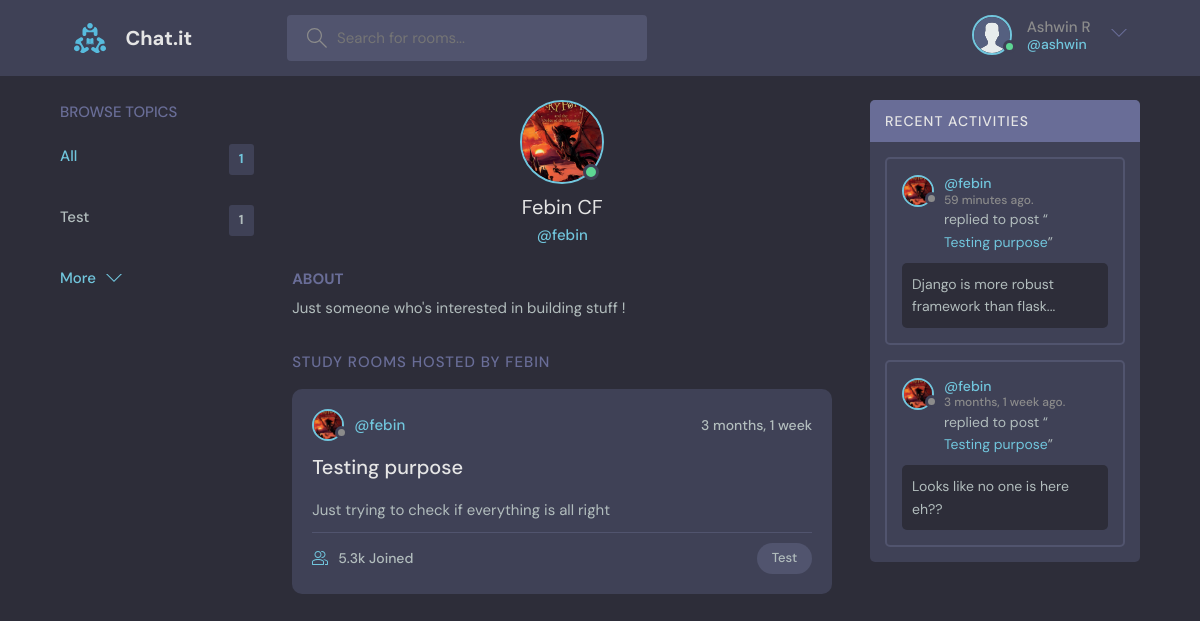
Page /profile/1/ (signed in) on the committed database.
### room/models.py (models this page shows, shortened)
class User(AbstractUser):
    name = models.CharField(max_length=64)
    email = models.EmailField(unique=True)
    bio = models.TextField(null=True)
    avatar = models.ImageField(null=True, default='avatar.svg')
    USERNAME_FIELD = 'email'
    REQUIRED_FIELDS = []

class Topic(models.Model):
    name = models.CharField(max_length=64)

class Room(models.Model):
    name = models.CharField(max_length=200)
    description = models.TextField(null=True, blank=True)
    updated_at = models.DateTimeField(auto_now=True)
    created_at = models.DateTimeField(auto_now_add=True)
    host = models.ForeignKey(User, on_delete=models.SET_NULL, null=True, related_name="created_rooms")
    participants = models.ManyToManyField(User, related_name="participants", blank=True)
    topic = models.ForeignKey(Topic, on_delete=models.SET_NULL, null=True, related_name="rooms")
    class Meta:
        ordering = ['-updated_at', '-created_at']

class Message(models.Model):
    user = models.ForeignKey(User, on_delete=models.CASCADE, related_name="user_messages")
    room = models.ForeignKey(Room, on_delete=models.CASCADE, related_name="room_messages")
    body = models.TextField()
    updated_at = models.DateTimeField(auto_now=True)
    created_at = models.DateTimeField(auto_now_add=True)
    class Meta:
        ordering = ['-updated_at', '-created_at']

### room/views.py (the view)
# urls.py: path("profile/<int:user_id>/", views.userProfile, name="profile"),
@login_required(login_url="/login")
def userProfile(request, user_id):
    user = User.objects.get(pk=user_id)
    rooms = user.created_rooms.all() # Rooms hosted by the selected user
    topics = Topic.objects.all()
    user_messages = user.user_messages.all()
    return render(request, 'room/profile.html', {
        "user": user,
        "rooms": rooms,
        "room_messages": user_messages,
        "topics": topics,
    })

### room/templates/room/profile.html (shortened to what this page needs)
{% extends 'room/layout.html' %}
{% load static %}
{% block content %}
  <main class="profile-page layout layout--3">
    <div class="container">
      {% include 'room/components/topic_component.html' %}
      <div class="roomList">
        <div class="profile">
          <div class="profile__avatar">
            <div class="avatar avatar--large active">
              <img src="{{ user.avatar.url }}" />
            </div>
          </div>
          <div class="profile__info">
            <h3>{{ user.name }}</h3>
            <p>@{{ user.username }}</p>
          </div>
          <div class="profile__about">
            <h3>About</h3>
            <p>
              {{ user.bio }}
            </p>
          </div>
        </div>
        <div class="roomList__header">
          <div>
            <h2>Study Rooms Hosted by {{ user.username }}</a>
            </h2>
          </div>
        </div>
        {% for room in rooms %}
        <div class="roomListRoom">
          <div class="roomListRoom__header">
            <a href="{% url 'room:profile' room.host.id %}" class="roomListRoom__author">
              <div class="avatar avatar--small">
                <img src="{{ room.host.avatar.url }}" />
              </div>
              <span>@{{ room.host.username }}</span>
            </a>
            <div class="roomListRoom__actions">
              <span>{{ room.updated_at | timesince }}</span>
            </div>
          </div>
          <div class="roomListRoom__content">
            <a href="{% url 'room:room' room.id %}">{{ room.name }}</a>
            <p>
                {{ room.description }}
            </p>
          </div>
          <div class="roomListRoom__meta">
            <a href="{% url 'room:room' room.id %}" class="roomListRoom__joined">
              5.3k Joined
            </a>
            <p class="roomListRoom__topic">{{ room.topic.name }}</p>
          </div>
        </div>
        {% endfor %}
      </div>
      {% include 'room/components/activity_component.html' %}
    </div>
  </main>
{% endblock %}

### room/templates/room/layout.html (shortened to what this page needs)
<!DOCTYPE html>
{% load static %}
<html lang="en">
  <head>
    <link rel="stylesheet" href="{% static 'styles/style.css' %}" type="text/css"/>
</head>
<body style="overflow-x: hidden;">
    {% include 'room/components/navbar_component.html' %}
    {% block content %}
    {% endblock %}
</body>
</html>

### room/templates/room/components/navbar_component.html (shortened to what this page needs)
{% load static %}
<header class="header header--loggedIn">
    <div class="container">
      <a href="{% url 'room:home' %}" class="header__logo">
        <img src="{% static 'assets/logo.svg' %}" />
        <h1>Chat.it</h1>
      </a>
      <form class="header__search" action="{% url 'room:home' %}" method="post">
        <label>
          <input placeholder="Search for rooms..." name="q"/>
        </label>
      </form>
      <nav class="header__menu">
        {% if not request.user.is_authenticated %}
            <a href="{% url 'room:login' %}">
            <img src="{% static 'images/avatar.svg' %}" />
            <p>Login</p>
            </a>
        {% else %}
        <div class="header__user">
          <a href="{% url 'room:profile' request.user.id %}">
            <div class="avatar avatar--medium active">
              <img src="{{request.user.avatar.url}}" />
            </div>
            <p>{{ request.user.name }}<span>@{{ request.user.username }}</span></p>
          </a>
          <button class="dropdown-button">
            <svg version="1.1" xmlns="http://www.w3.org/2000/svg" width="32" height="32" viewBox="0 0 32 32">
              <title>chevron-down</title>
              <path d="M16 21l-13-13h-3l16 16 16-16h-3l-13 13z"></path>
            </svg>
          </button>
        </div>
      </nav>
      {% endif %}
    </div>
  </header>

### room/templates/room/components/topic_component.html
<div class="topics">
    <div class="topics__header">
      <h2>Browse Topics</h2>
    </div>
    <ul class="topics__list">
      <li>
        <a href="/" class="active">All <span>{{ rooms.all.count }}</span></a>
      </li>
        {% for topic in topics %}
        <li>
          <a href="{% url 'room:home' %}?q={{topic.name}}">{{topic.name}} <span>{{ topic.rooms.all.count }}</span></a>
        </li>
        {% endfor %}
    </ul>
    <a class="btn btn--link" href="{% url 'room:topics' %}">
      More
      <svg version="1.1" xmlns="http://www.w3.org/2000/svg" width="32" height="32" viewBox="0 0 32 32">
        <title>chevron-down</title>
        <path d="M16 21l-13-13h-3l16 16 16-16h-3l-13 13z"></path>
      </svg>
    </a>
  </div>

### room/templates/room/components/activity_component.html (shortened to what this page needs)
<div class="activities">
    <div class="activities__header">
      <h2>Recent Activities</h2>
    </div>
    {% for message in room_messages %}
        <div class="activities__box">
        <div class="activities__boxHeader roomListRoom__header">
            <a href="{% url 'room:profile' message.user.id %}" class="roomListRoom__author">
            <div class="avatar avatar--small">
                <img src="{{ message.user.avatar.url }}" />
            </div>
            <p>
                @{{ message.user.username }}
                <span>{{ message.updated_at | timesince }} ago.</span>
            </p>
            </a>
        </div>
        <div class="activities__boxContent">
            <p>replied to post “<a href="{% url 'room:room' message.room.id %}">{{ message.room.name }}</a>”</p>
            <div class="activities__boxRoomContent">
            {{ message.body }}
            </div>
        </div>
        </div>
    {% endfor %}
  </div>

### rows in the picture
User: user.avatar (placeholder picture), user.name "Ashwin R", user.username "ashwin"
User: all.count "1", avatar (picture), name "Febin CF", username "febin", bio "Just someone who's interested in building stuff !", username "FEBIN"
Topic: name "Test", rooms.all.count "1"
Room: host.avatar (picture), host.username "febin", updated_at "3 months, 1 week", name "Testing purpose", description "Just trying to check if everything is all right", topic.name "Test"
Message: user.avatar (picture), user.username "febin", updated_at "59 minutes", room.name "Testing purpose", body "Django is more robust framework than flask..."
Message: user.avatar (picture), user.username "febin", updated_at "3 months, 1 week", room.name "Testing purpose", body "Looks like no one is here eh??"
